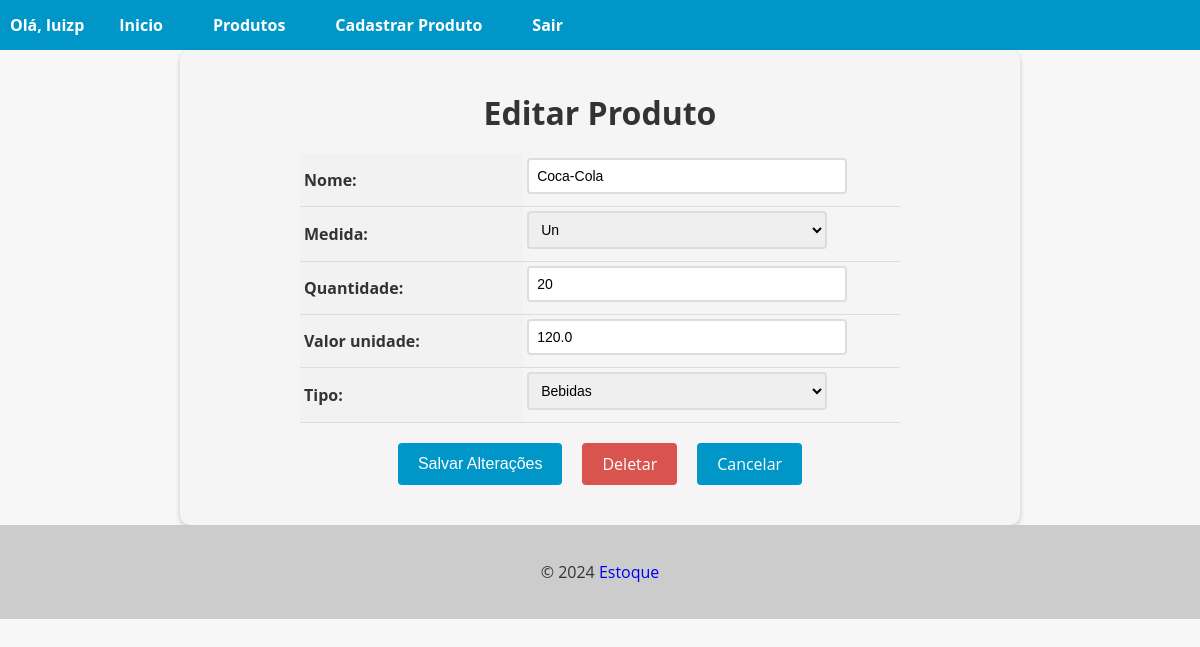
Screenshot of /produtos/2/editar_produto/ (signed in) with the database file from the repository.
### estoque/models.py (models this page shows, shortened)
class Produto(models.Model):
    id = models.AutoField(primary_key=True)
    nome = models.CharField(max_length=200)
    medida = models.ForeignKey(UnidadeMedida, on_delete=models.CASCADE, related_name='medida_produto')
    quantidade = models.IntegerField()
    valor_unidade = models.FloatField()
    data_entrada = models.DateField(auto_now_add=True)
    tipo = models.ForeignKey(Tipo, on_delete=models.CASCADE, related_name='tipo_produto')

class Tipo(models.Model):
    id = models.AutoField(primary_key=True)
    nome = models.CharField(max_length=30)
    def __str__(self):
        return self.nome

### estoque/views.py (the view, shortened to what this page needs)
# urls.py: path('produtos/<int:pk>/editar_produto/', ProdutoUpdateView.as_view(), name='editar_produto'),
@method_decorator(login_required(login_url='login'), name='dispatch')
class ProdutoUpdateView(UpdateView):
    model = Produto
    template_name = 'produto_update.html'
    form_class = ProdutoModelForm

### estoque/forms.py (shortened to what this page needs)
class ProdutoModelForm(forms.ModelForm):
    class Meta():
        model = Produto
        fields = '__all__'

### estoque/models.py (called while the page is built)
    def __str__(self):
        return self.unidade

### estoque/templates/produto_update.html (shortened to what this page needs)
{% extends "base.html" %}
{% block content %}
    <form method="post" enctype="multipart/form-data">
        <h1>Editar Produto</h1>
        <table>
            {{ form.as_table }}
        </table>
        <div>
            <div class="buttons-container">
                <input type="submit" value="Salvar Alterações" class="btn btn-primary">
                <a href="{% url 'deletar_produto' pk=object.pk %}" class="btn btn-danger">Deletar</a>
                <a href="{% url 'produtos' %}" class="btn btn-secondary">Cancelar</a>
            </div>
        </div>
    </form>
{% endblock %}

### app/templates/base.html (shortened to what this page needs)
<!DOCTYPE html>
<html lang="en">
<head>
</head>
<body>
    <header>
        <nav>
            <ul>
                {% if user.is_authenticated %}
                    <li><strong>Olá, {{ user.username }}</strong></li>
                    {% if user.is_superuser %}
                        <li><strong><a href="{% url 'home' %}">Inicio</a></strong></li>
                        <li><strong><a href="{% url 'produtos' %}">Produtos</a></strong></li>
                        <li><strong><a href="{% url 'add_produto' %}">Cadastrar Produto</a></strong></li>
                        <li><strong><a href="{% url 'logout' %}">Sair</a></strong></li>
                    {% else %}
                        <li><strong><a href="{% url 'home' %}">Inicio</a></strong></li>
                        <li><strong><a href="{% url 'produtos' %}">Produtos</a></strong></li>
                        <li><strong><a href="{% url 'logout' %}">Sair</a></strong></li>
                    {% endif %}
                {% else %}
                    <li><strong><a href="{% url 'home' %}">Inicio</a></strong></li>
                    <li><strong><a href="{% url 'login' %}">Entrar</a></strong></li>
                    <li><strong><a href="{% url 'registro' %}">Registre-se</a></strong></li>
                {% endif %}
            </ul>
        </nav>
    </header>
    <main>
        {% block content %}
        {% endblock %}
    </main>
    <footer>
        <p>&copy; 2024 <a href="https://github.com/LuizBackCode/estoque-mercado" target="_blank" class="link">Estoque</a></p>
    </footer>
</body>
</html>

### app/templates/base.html (style rules this page uses)
body { font-family: 'Open Sans', sans-serif; background-color: #f7f7f7; color: #333; margin: 0; padding: 0; }
header { background-color: #0096c7; color: #fff; text-align: center; }
footer { background-color: #ccc; color: #333; padding: 20px; text-align: center; }
nav { background-color: #0096c7; color: #fff; height: 50px; display: flex; justify-content: space-between; align-items: center; }
nav ul { list-style: none; margin: 0; padding: 0; display: flex; }
nav ul li { margin: 0 10px; }
nav ul li a { color: #fff; text-decoration: none; font-size: 16px; padding: 15px; transition: all 0.3s ease; }
.link { text-decoration: none; }

### estoque/templates/produto_update.html (style rules this page uses)
form { max-width: 800px; margin: 0 auto; padding: 20px; background-color: #f5f5f5; border-radius: 10px; box-shadow: 0 2px 5px rgba(0, 0, 0, 0.2); }
form h1 { font-size: 2rem; margin-bottom: 20px; text-align: center; }
table { margin: 0 auto; border-collapse: collapse; width: 100%; max-width: 600px; }
th, td { padding: 4px; text-align: left; border-bottom: 1px solid #ddd; }
th { background-color: #f2f2f2; }
input[type="text"], input[type="number"], select, textarea { padding: 8px; font-size: 14px; border: 2px solid #ddd; border-radius: 4px; width: 100%; max-width: 300px; margin-bottom: 8px; transition: border-bottom-color 0.3s ease-in-out; }
.btn { background-color: #0096c7; color: #fff; border: none; padding: 10px 20px; font-size: 16px; border-radius: 4px; cursor: pointer; transition: background-color 0.3s ease-in-out; }
.buttons-container { display: flex; justify-content: center; margin-top: 20px; margin-bottom: 20px; }
.btn { display: inline-block; background-color: #0096c7; color: #fff; border: none; padding: 10px 20px; font-size: 16px; border-radius: 4px; cursor: pointer; transition: background-color 0.3s ease-in-out; margin: 0 10px; }
.btn-danger { background-color: #d9534f; text-decoration: none !important; }
a { text-decoration: none !important; }

### rows the page displays
Produto: nome "Coca-Cola", medida "Un", quantidade "20", valor_unidade "120.0", tipo "Bebidas"

### other values shown
{{ user.username }} "luizp"
